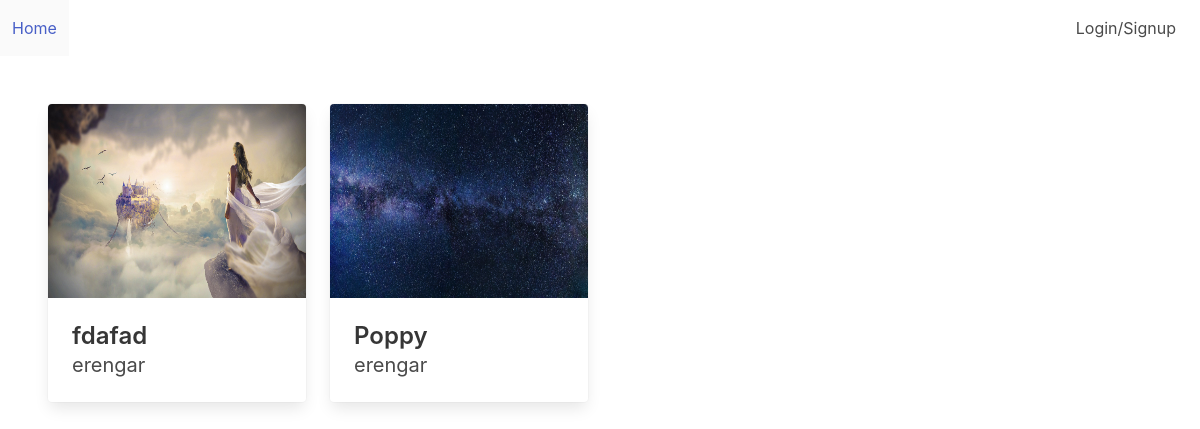
Before: / with the older database file.
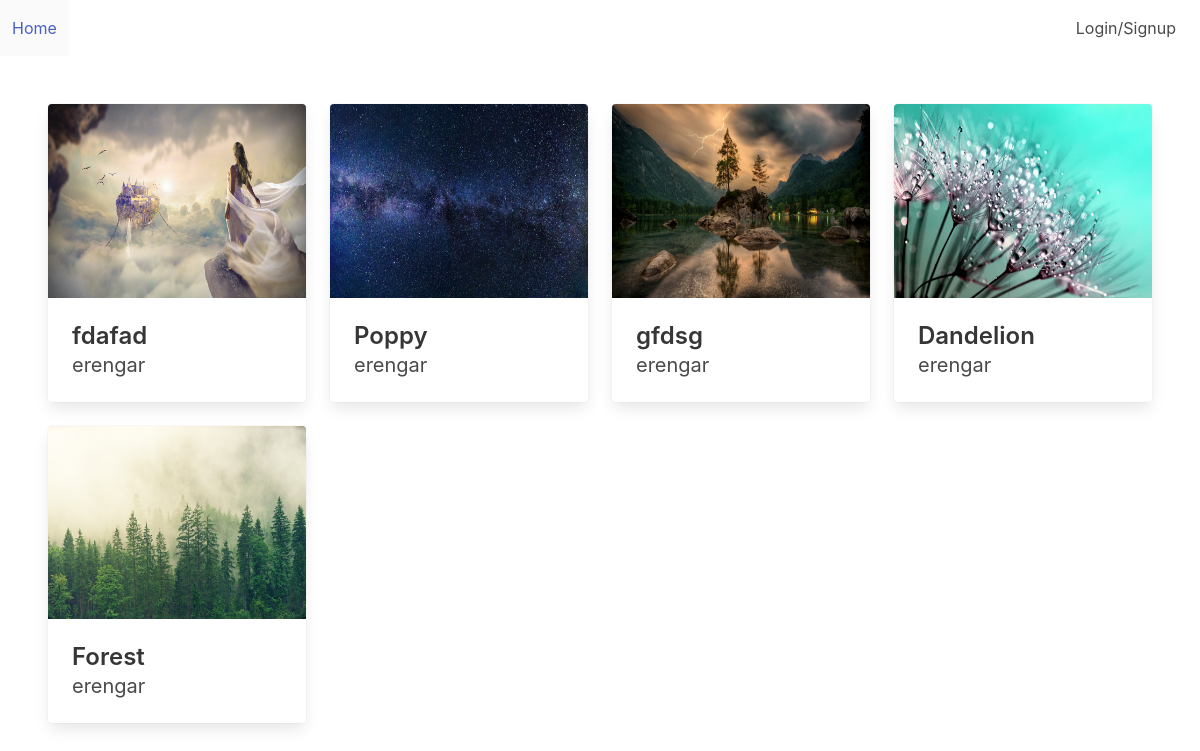
After: the same page with the newer database file.
### plant_collection/models.py (models this page shows, shortened)
class Plant(models.Model):
    nick_name = models.CharField(
        max_length=64,
        validators=[MinLengthValidator(3)],
        unique=True)
    created = models.DateTimeField(auto_now_add=True, null=True, blank=True)
    updated = models.DateTimeField(auto_now=True, null=True, blank=True)
    species = models.ForeignKey(Species, on_delete=models.PROTECT, blank=True, null=True, related_name='plants')
    owner = models.ForeignKey(settings.AUTH_USER_MODEL, on_delete=models.PROTECT, related_name='plants')
    picture = models.ImageField(upload_to='pics')
    slug = models.SlugField(default='bugged-plant')
    for_trade = models.BooleanField(default=False)

### plant_collection/views.py (the view)
# urls.py: path('', views.front_page.as_view(), name='front_page'),
class front_page(generic.ListView):
    template_name = 'front_page.html'
    model = Plant
    login_form = LoginForm()
    registration_form = RegistrationForm()
    def get_context_data(self, **kwargs) -> dict[str, Any]:
        context = super().get_context_data(**kwargs)
        context["plants"] = Plant.objects.order_by('updated')
        context['login_form'] = self.login_form
        context['registration_form'] = self.registration_form
        return context

### plant_collection/templates/front_page.html
{% extends "base.html" %}
{% block content %}
<div class='columns is-multiline'>
    {% if plants %}
    {% for plant in plants %}
    <div class='column is-3-desktop is-full-mobile'>
        <div class='card hover'>
            {% if plant.picture %}
            <div class='card-image'>
                <figure class='image is-4by3'>
                    <a href="{% url 'plant_collection:plant_view' slug=plant.slug %}">
                        <img src="{{ plant.picture.url }}" alt="" width='500px'>
                    </a>
                </figure>
            </div>
            {% endif %}
            <div class='card-content'>
                <div class='title is-4'>
                    {{plant.nick_name}}
                </div>
                <div class='subtitle is-5'>
                    {{plant.owner}}
                </div>
            </div>
        </div>
    </div>
    {% endfor %}
    {% endif %}
</div>
{% endblock %}

### plant_collection/templates/base.html (shortened to what this page needs)
<!DOCTYPE html>
<html>
    <head>
        {% load static %}
        <link rel="stylesheet" href="{% static "plant_collection/css/base.css" %}">
        <link rel="stylesheet" href="{% static 'plant_collection/css/hover.css' %}">
    </head>
    <body>
        <nav class='navbar' role='navigation'>
          <div id='navbarBasicExample' class='navbar-menu'>
            <div class='navbar-start'>
                <a href="{% url 'plant_collection:front_page' %}" class='navbar-item'>Home</a>
            </div>
              <div class='narbar-end'>
                <div class='navbar-item'>
                  {% if user.is_authenticated %}
                  <a href="{% url 'accounts:logout' %}" class='navbar-item'>Logout</a>
                  {% else %}
                  <a href="{% url 'accounts:login' %}" class='navbar-item'>Login/Signup</a>
                  {% endif %}
                </div>
              </div>
          </div>
        </nav>
        <section class='section'>
          <div>
          {% block content %}
          {% endblock %}
          </div>
        </section>
    </body>
</html>

Changed rows visible on the page:
added Plant: picture (picture), nick_name "gfdsg", owner "erengar"
added Plant: picture (picture), nick_name "Dandelion", owner "erengar"
added Plant: picture (picture), nick_name "Forest", owner "erengar"
